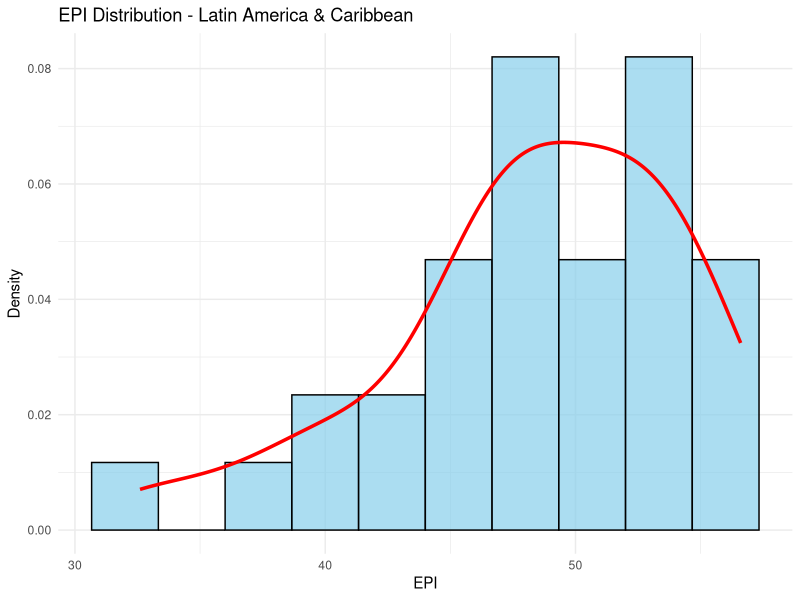
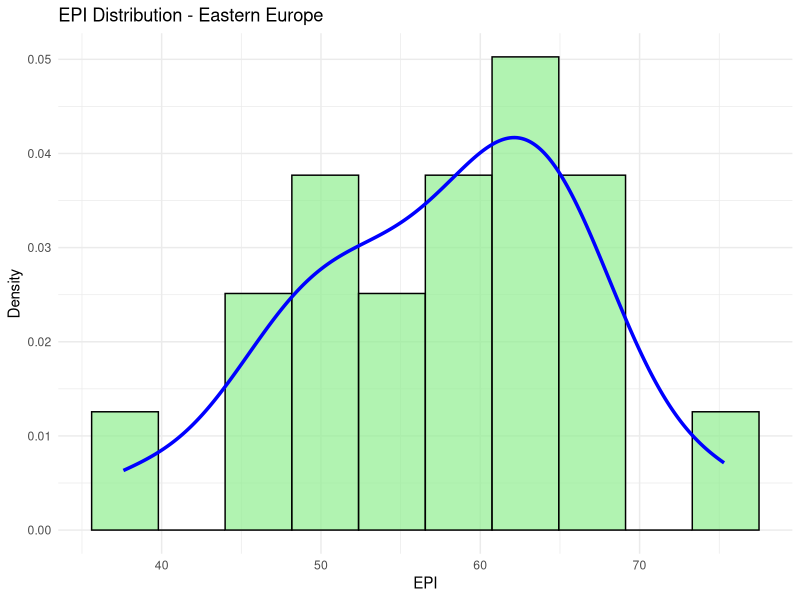
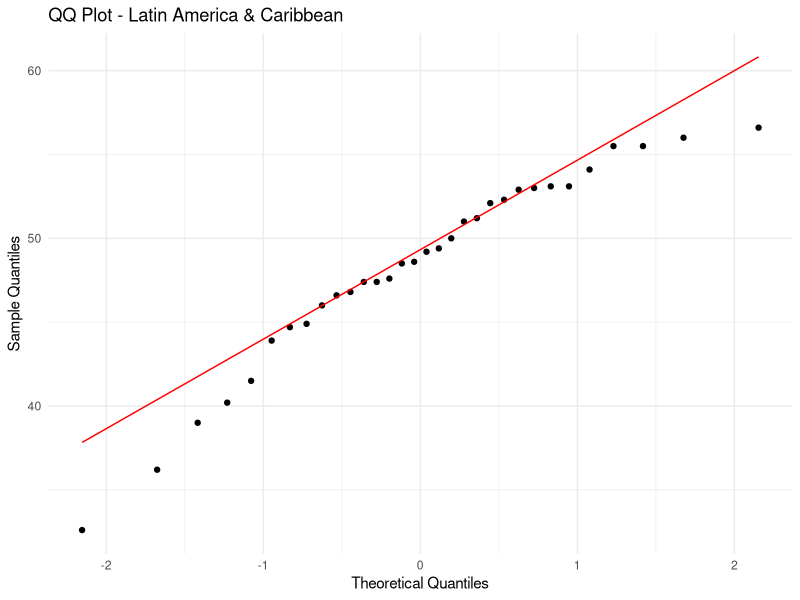
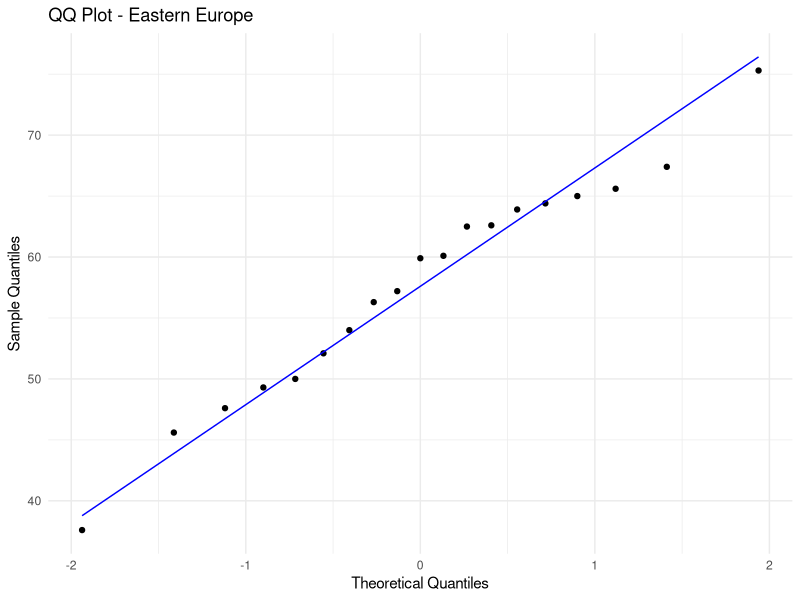
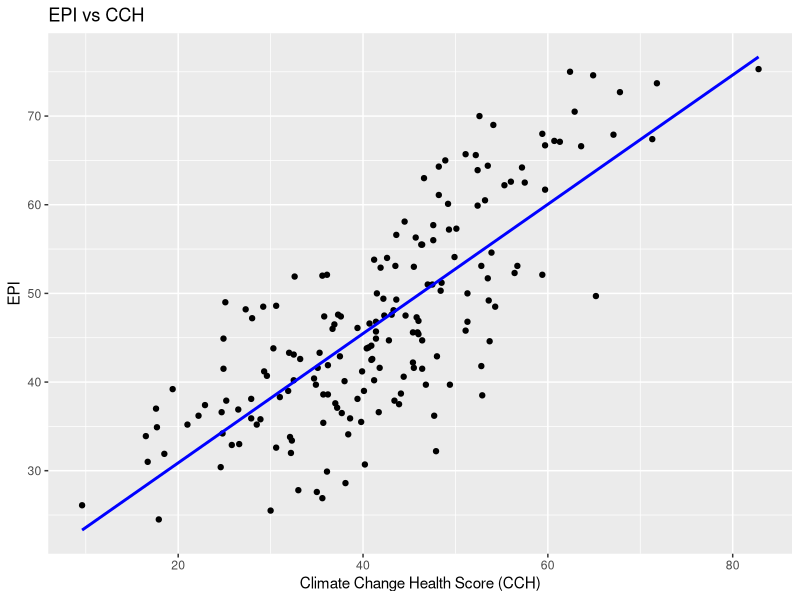
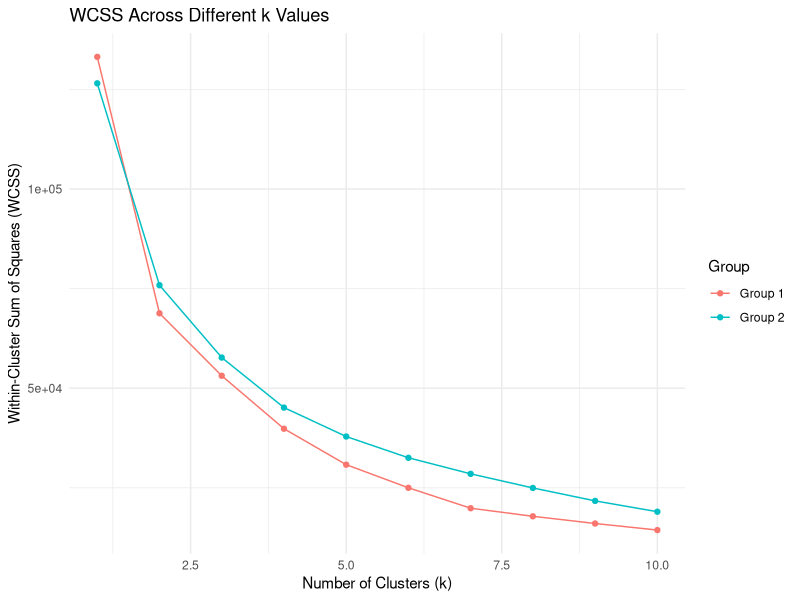

These figures' R source, in order:
#First Slide
#1. Derive 2 subsets each for a particular region


setwd("C:/Users/Meena/Desktop/DataAnalytics/DataAnalytics/Lab3Assignment2")

epi_data <- read.csv("epi2024results_DA_F24_lab03.csv")

head(epi_data)


# Subset for "Latin America & Caribbean"
latin_america_data <- subset(epi_data, region == "Latin America & Caribbean")

# Subset for "Eastern Europe"
eastern_europe_data <- subset(epi_data, region == "Eastern Europe")

# Check the first few rows of each subset to make sure it worked
head(latin_america_data)
head(eastern_europe_data)







#First Slide
#1.1. Plot histograms for a variable of your choice for both regions with density lines overlayed

install.packages("ggplot2")
library(ggplot2)



# Latin America & Caribbean histogram with density line
ggplot(latin_america_data, aes(x = EPI)) +
  geom_histogram(aes(y = ..density..), bins = 10, fill = "skyblue", color = "black", alpha = 0.7) +
  geom_density(color = "red", size = 1.2) +
  ggtitle("EPI Distribution - Latin America & Caribbean") +
  xlab("EPI") +
  ylab("Density") +
  theme_minimal()


# Eastern Europe histogram with density line
ggplot(eastern_europe_data, aes(x = EPI)) +
  geom_histogram(aes(y = ..density..), bins = 10, fill = "lightgreen", color = "black", alpha = 0.7) +
  geom_density(color = "blue", size = 1.2) +
  ggtitle("EPI Distribution - Eastern Europe") +
  xlab("EPI") +
  ylab("Density") +
  theme_minimal()






#First Slide
#1.2. Plot QQ plots for both variables compared to known probability distributions.

# Load required libraries
library(ggplot2)


# QQ plot for Latin America & Caribbean
ggplot(latin_america_data, aes(sample = EPI)) +
  stat_qq() +
  stat_qq_line(color = "red") +
  ggtitle("QQ Plot - Latin America & Caribbean") +
  xlab("Theoretical Quantiles") +
  ylab("Sample Quantiles") +
  theme_minimal()

# QQ plot for Eastern Europe
ggplot(eastern_europe_data, aes(sample = EPI)) +
  stat_qq() +
  stat_qq_line(color = "blue") +
  ggtitle("QQ Plot - Eastern Europe") +
  xlab("Theoretical Quantiles") +
  ylab("Sample Quantiles") +
  theme_minimal()



#FIRST SLIDE DONE!!!



##########################################################




#Second Slide

#2.1. Choose a subset of 5 variables (excluding EPI) and using the formula EPI~VAR1+VAR2+VAR3+
#VAR4+VAR5, fit a linear model and identify which variable most significantly influences EPI. Plot that variable
#with another and overlay the fitted line.

# Load necessary libraries
library(ggplot2)

# Fit the linear model
model <- lm(EPI ~ PAR + BDH + TBN + PSU + CCH, data = epi_data)

summary(model)

# Load necessary libraries
library(ggplot2)

# Plot CCH against EPI
ggplot(epi_data, aes(x = CCH, y = EPI)) +
  geom_point() +
  geom_smooth(method = "lm", se = FALSE, color = "blue") +
  labs(title = "EPI vs CCH",
       x = "Climate Change Health Score (CCH)",
       y = "EPI")




# Second Slide
# Second BUllet
# 2.2. Repeat the previous model with a subset of 1 region and in 1-2 sentences explain which model is a
#better fit and why you think that is the case.


# Load necessary libraries
library(ggplot2)
library(dplyr)

# Filter data for Latin America & Caribbean
latin_america_data <- epi_data %>% filter(region == "Latin America & Caribbean")

# Fit the linear model using the same variables as before
model_latin_america <- lm(EPI ~ PAR + BDH + TBN + PSU + CCH, data = latin_america_data)

# Summary of the model
summary(model_latin_america)




#Paragraph
#The overall model has a higher R-squared value (0.8418) than the Latin America & Caribbean model (0.5481), indicating that it fits the data better and explains more variation in EPI scores. 
#While the regional model offers useful insights, the overall model is more effective for understanding environmental performance indicators.










##########################################################

# Slide 3
# Bullet 1

#3.1. Choose a subset of 5 variables and filter the subset by region keeping 3 regions out of 8 (representing 3
#classes), then train a kNN model to predict the region based on these variables. Evaluate the model using a
#contingency matrix and calculate the accuracy of correct classifications.


# Step 1: Filter the dataset for the chosen regions
selected_regions <- c("Southern Asia", "Eastern Europe", "Latin America & Caribbean")
filtered_data <- epi_data %>% filter(region %in% selected_regions)

# Step 2: Select the subset of 5 variables and the class label (region)
subset_data <- filtered_data %>% select(EPI, PAR, BDH, TBN, PSU, CCH, region)

# Step 3: Remove rows with missing values in the subset_data
subset_data <- na.omit(subset_data)  # Remove rows with NAs

# Ensure the number of rows after removing NAs is consistent
if (nrow(subset_data) == 0) {
  stop("No data available after removing missing values.")
}

# Step 4: Prepare the data for kNN
# Get class labels before normalizing
class_labels <- subset_data$region  # Get the class labels

# Normalizing the data (excluding the region)
normalized_data <- scale(subset_data[, -ncol(subset_data)])  # Exclude the last column (region)

# Step 5: Split the dataset into training and testing sets
set.seed(123)  # For reproducibility
train_index <- sample(1:nrow(normalized_data), size = 0.7 * nrow(normalized_data))  # 70% for training

# Subset data and labels according to the training indices
train_data <- normalized_data[train_index, ]
test_data <- normalized_data[-train_index, ]
train_labels <- class_labels[train_index]
test_labels <- class_labels[-train_index]

# Check lengths to ensure they match
cat("Length of training data:", nrow(train_data), "\n")  # Number of rows in training data
cat("Length of training labels:", length(train_labels), "\n")  # Number of training labels



# Step 6: Load the required library for kNN
library(class)  # Ensure this is loaded for the kNN function

# Step 7: Train the kNN model and make predictions
k_value <- 3  # You can choose an appropriate value for k
predictions <- knn(train_data, test_data, train_labels, k = k_value)

# Step 8: Create a contingency matrix
contingency_matrix <- table(Predicted = predictions, Actual = test_labels)
print("Contingency Matrix:")
print(contingency_matrix)

# Step 9: Calculate accuracy
accuracy <- sum(diag(contingency_matrix)) / sum(contingency_matrix)
cat("Accuracy of the kNN model:", accuracy * 100, "%\n")




# Slide 3
# Bullet 2!

#3.2. Repeat the previous model with the same variables for another set of 3 other regions and evaluate. In 1-
#2 sentences explain which model is better and why you think that is the case.


# Bullet 3.2

# Step 1: Choose a new set of 3 regions
new_selected_regions <- c("North America", "Sub-Saharan Africa", "Western Europe")  # Example set


# Step 2: Filter the dataset for the new chosen regions
new_filtered_data <- epi_data %>% filter(region %in% new_selected_regions)


# Step 3: Select the same 5 variables and the class label (region)
new_subset_data <- new_filtered_data %>% select(EPI, PAR, BDH, TBN, PSU, CCH, region)

# Step 4: Remove rows with missing values in the new_subset_data
new_subset_data <- na.omit(new_subset_data)

# Step 5: Prepare the data for kNN
new_class_labels <- new_subset_data$region  # Get the class labels
new_normalized_data <- scale(new_subset_data[, -ncol(new_subset_data)])  # Normalize data excluding the region column


# Step 6: Split the dataset into training and testing sets
set.seed(123)  # For reproducibility
new_train_index <- sample(1:nrow(new_normalized_data), size = 0.7 * nrow(new_normalized_data))  # 70% for training

# Subset data and labels for training/testing sets
new_train_data <- new_normalized_data[new_train_index, ]
new_test_data <- new_normalized_data[-new_train_index, ]
new_train_labels <- new_class_labels[new_train_index]
new_test_labels <- new_class_labels[-new_train_index]

# Step 7: Train the kNN model and make predictions
new_predictions <- knn(new_train_data, new_test_data, new_train_labels, k = 3)

# Step 8: Create a contingency matrix
new_contingency_matrix <- table(Predicted = new_predictions, Actual = new_test_labels)
print("Contingency Matrix for new regions:")
print(new_contingency_matrix)

# Step 9: Calculate accuracy
new_accuracy <- sum(diag(new_contingency_matrix)) / sum(new_contingency_matrix)
cat("Accuracy of the new kNN model:", new_accuracy * 100, "%\n")

# Step 10: Compare the two models' accuracies
cat("Previous model accuracy:", accuracy * 100, "%\n")
cat("New model accuracy:", new_accuracy * 100, "%\n")


#The new model performed better than the previous one, with a perfect accuracy of 100%. This might be because the regions chosen (North America, Sub-Saharan Africa, and Western Europe) have more noticeable differences in their environmental data, which made it easier for the kNN model to correctly classify them compared to the regions used in the previous model.






#Slide 4
#Bullet 1

#Clustering (3%)
#Using the EPI results dataset to perform the following:
  #1. Fit a k-means model for a subset of 5 variables for 2 different groups of regions (3 each)
#1.1. Compare the performance of the models using their within cluster sum of squares.



# Load necessary libraries
library(dplyr)

# Step 1: Choose two groups of 3 regions
group1_regions <- c("Latin America & Caribbean", "Greater Middle East", "Southern Asia")
group2_regions <- c("Asia-Pacific", "Former Soviet States", "Eastern Europe")

# Step 2: Filter the dataset for each group of regions
group1_data <- epi_data %>% filter(region %in% group1_regions)
group2_data <- epi_data %>% filter(region %in% group2_regions)

# Step 3: Select a subset of 5 variables for clustering
variables_subset <- c("EPI", "PAR", "BDH", "TBN", "PSU")  # Use the correct variable names

# Step 4: Subset the data and remove rows with NA values
group1_subset <- group1_data %>% select(all_of(variables_subset)) %>% na.omit()
group2_subset <- group2_data %>% select(all_of(variables_subset)) %>% na.omit()

# Check number of distinct data points
print(paste("Number of distinct points in Group 2:", nrow(group2_subset)))

# Step 5: Fit k-means models for both groups with a set number of clusters (k)
set.seed(123)  # For reproducibility
k_group1 <- 3  # Set the number of clusters for group 1

# Fit k-means model for group 1
kmeans_group1 <- kmeans(group1_subset, centers = k_group1, nstart = 25)
wcss_group1 <- kmeans_group1$tot.withinss  # Get the within-cluster sum of squares

# For group 2, adjust the number of clusters based on distinct points
k_group2 <- min(3, nrow(group2_subset))  # Adjust cluster count to number of distinct points

if (nrow(group2_subset) > 0) {
  # Fit k-means model for group 2 if there are data points
  kmeans_group2 <- kmeans(group2_subset, centers = k_group2, nstart = 25)
  wcss_group2 <- kmeans_group2$tot.withinss  # Get the within-cluster sum of squares
  print(paste("WCSS for Group 2:", wcss_group2))
} else {
  print("No data points available for Group 2.")
}

# Step 6: Compare the performance of the models using their within cluster sum of squares
print(paste("WCSS for Group 1:", wcss_group1))









#Slide 4
# Bullet 2
#1.2. In a loop fit kmeans models for both subsets using multiple values of k. Plot WCSS across k values. In
#1-2 sentences explain which model is better and why you think that is the case


# Load necessary libraries
library(dplyr)
library(ggplot2)

# Step 1: Define a range of k values to test
k_values <- 1:10  # You can adjust this range if necessary

# Initialize vectors to store WCSS for each k value
wcss_group1 <- numeric(length(k_values))
wcss_group2 <- numeric(length(k_values))

# Fit k-means models for both groups using multiple k values
for (k in k_values) {
  if (nrow(group1_subset) > 0) {
    kmeans_group1 <- kmeans(group1_subset, centers = k, nstart = 25)
    wcss_group1[k] <- kmeans_group1$tot.withinss
  }
  
  if (nrow(group2_subset) > 0) {
    kmeans_group2 <- kmeans(group2_subset, centers = k, nstart = 25)
    wcss_group2[k] <- kmeans_group2$tot.withinss
  }
}

# Step 2: Create a data frame for plotting
wcss_data <- data.frame(
  k = rep(k_values, 2),
  WCSS = c(wcss_group1, wcss_group2),
  Group = rep(c("Group 1", "Group 2"), each = length(k_values))
)

# Step 3: Plot WCSS across k values
ggplot(wcss_data, aes(x = k, y = WCSS, color = Group)) +
  geom_line() +
  geom_point() +
  labs(title = "WCSS Across Different k Values",
       x = "Number of Clusters (k)",
       y = "Within-Cluster Sum of Squares (WCSS)") +
  theme_minimal()

# Optionally, print the best k for each group based on the elbow method
best_k_group1 <- which.min(diff(diff(wcss_group1)))
best_k_group2 <- which.min(diff(diff(wcss_group2)))

print(paste("Best k for Group 1:", best_k_group1))
print(paste("Best k for Group 2:", best_k_group2))


#Explanation:
#The k-means model indicated that the optimal number of clusters (
#𝑘
#k) for both Group 1 and Group 2 is 7. 
#When comparing the models using the within-cluster sum of squares (WCSS) at this 
#𝑘
#k, Group 1 has a WCSS of approximately 53,119, while Group 2 has a WCSS of about 57,687. Since Group 1 has a lower WCSS value, it suggests a better fit for the data compared to Group 2.
